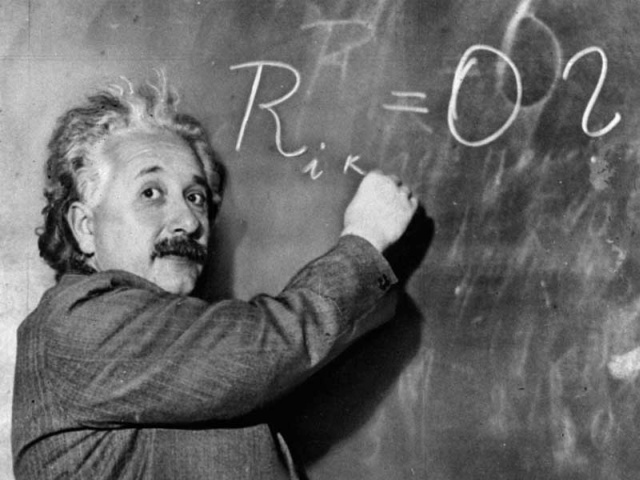
#> input picture CV/MP4/p4/data/blobs/einstein.jpg, 640 x 480 px, found by its file name
$ jupyter execute --allow-errors CheckBlob.ipynb   (shell and % lines are left out)
#> lines starting #> are read from the running program, lines starting #| are printed output that depends on the picture
### CV/MP4/package_backup/code1/utils.py
import numpy as np
import os
import errno
import matplotlib.pyplot as plt
from skimage.feature import plot_matches


# [10 lines left out: function showMatches, not called in this run]


def imread(path):
#> called with path = '../data/blobs/einstein.jpg'
    img = plt.imread(path).astype(float)
#> img: shape (480, 640, 3) float64; min 0, max 255, mean 104.2

    #Remove alpha channel if it exists
    if img.ndim > 2 and img.shape[2] == 4:
        img = img[:, :, 0:3]
    #Puts images values in range [0,1]
    if img.max() > 1.0:
        img /= 255.0
#> call 2 of imread, with path = '../data/blobs/butterfly.jpg'
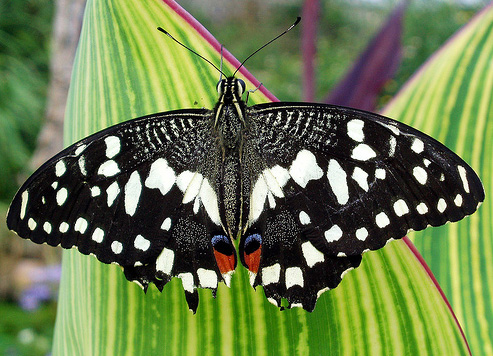
#> input picture CV/MP4/p4/data/blobs/butterfly.jpg, 493 x 356 px, found by its file name

    return img


# [26 lines left out: functions mkdir, gaussian, not called in this run]

### CV/MP4/package_backup/soft_b_nov16/backup2/CheckBlob.ipynb
[cell 1]
import os
import numpy as np
import matplotlib.pyplot as plt
from utils import imread, showMatches
from detectBlobs import detectBlobs
from drawBlobs import drawBlobs
from skimage.color import rgb2gray
from scipy.ndimage.filters import convolve
from compute_sift import compute_sift
from computeMatches import computeMatches
from mergeImages import mergeImages
from ransac import ransac
import sys

[cell 2]
import numpy as np
from skimage.color import rgb2gray
from scipy.ndimage.filters import convolve
import sys

def laplacian_of_gaussian_filter11(sigma):
    cutoff = sys.float_info.epsilon
    half_size = (np.round(4*sigma) + 1)/2 if np.round(4*sigma) % 2 == 0 else np.round(4*sigma)/2
    x, y = np.meshgrid(np.arange(-half_size, half_size+1), np.arange(-half_size, half_size+1))

    exp_term=np.exp(-(np.power(x, 2) + np.power(y,2)) / 2*np.power(sigma, 2))
    exp_term[exp_term < sys.float_info.epsilon * exp_term.max()] = 0
    exp_term = exp_term if exp_term.sum() == 0 else exp_term/exp_term.sum()
    kernel = -((np.power(x, 2) + np.power(y,2) - 2*np.power(sigma, 2)) / np.power(sigma, 2))
    kernel *= exp_term
    kernel -= kernel.mean()
    return kernel

def create_scale_space(gray_image, sigma_scale_factor, initial_sigma, level):
    h,w = np.shape(gray_image)
    scale_space = np.zeros((h,w,level))
    sigma = [0]*(level+1)
    sigma[0] = initial_sigma
    for i in range(0,level):
        filter = laplacian_of_gaussian_filter11(sigma[i])
        print ("Convolving for level = {}".format(i))
        scale_space[:,:,i] = np.square(convolve(gray_image, filter))
        sigma[i+1] = sigma[i]*sigma_scale_factor
    return scale_space, sigma

def max_scaled_spaces(scale_spaces, i, j, l1, l2):
    h, w = scale_spaces[:, :, 0].shape
    search_over = [(0, 1), (0, -1), (1, 1), (1, -1), (-1, 1), (-1, -1), (1, 0), (-1, 0)]
    flag = True
    for _i, _j in search_over:
        if (i+_i in range(h)) and (j+_j in range(w)):
            if scale_spaces[i+_i, j+_j, l2] >= scale_spaces[i, j, l1]:
                flag = False
    return flag

def non_max_suppression_blobs(scale_spaces, scaling, sigma, level_, cutoff=0.003):
    scale_spaces_max = scale_spaces.copy()
    h, w = scale_spaces_max[:, :, 0].shape
    kernel = [int(np.ceil(s)) for s in sigma]
    blob_location = []
    for le in range(0, level_):
        print ("Iterating for Level={}".format(le))
        curr = kernel[le]
        scale_spaces_max[-curr:, -curr:, le] = 0
        scale_spaces_max[:curr, :curr, le] = 0
        for i in range(curr+1, (h - curr - 1)):
            for j in range(curr+1, (w - curr - 1)):
                if scale_spaces[i, j, le] < cutoff:
                    continue
                curr_flag = max_scaled_spaces(scale_spaces, i, j, le, le)
                lower_flag = (le > 0) and scale_spaces[i, j, le-1] < scale_spaces[i, j, le] and max_scaled_spaces(scale_spaces, i, j, le, le-1)
                upper_flag = (le < level_-1) and scale_spaces[i, j, le+1] < scale_spaces[i, j, le]  and max_scaled_spaces(scale_spaces, i, j, le, le+1)
                if curr_flag and lower_flag and upper_flag:
                    blob_location.append([i, j, le, scale_spaces[i, j, le]])
                    scale_spaces_max[i, j, le] = 1
    blobs = np.zeros((len(blob_location), 5))
    i = 0
    for item in blob_location:
        x, y = item[0], item[1]
        radius = sigma[item[2]]
        score = item[3]
        blobs[i] = [y, x, radius, -1, score] #(x, y, radius, angle, score)
        i+=1
    return blobs

def detectBlobs(im, param={}):
    #Default Params
    default_cutoff, default_sigma, default_level, default_scaling = 0.001, 1.2, 13, np.sqrt(1.8)
    cutoff = param.get("cutoff") if param.get("cutoff") is not None else default_cutoff
#> cutoff = 0.001
    sigma_seed = param.get("sigma_seed") if param.get("sigma_seed") is not None else default_sigma
#> sigma_seed = 1.2
    level = param.get("level") if param.get("level") is not None else default_level
#> level = 14
    scaling = param.get("scaling") if param.get("scaling") is not None else default_scaling
#> scaling = 1.34
    processed_im = rgb2gray(rgb2gray(im))
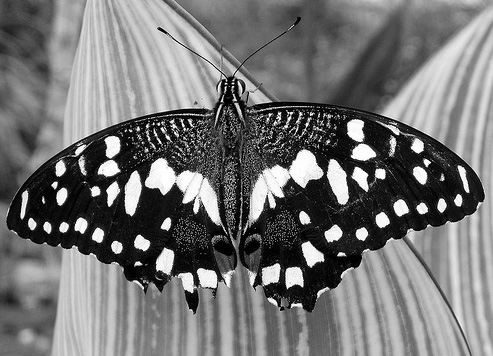
#> processed_im: shape (356, 493) float64; min 0, max 1, mean 0.457
    scale_space, sigma = create_scale_space(processed_im, scaling, sigma_seed, level)
#> in create_scale_space, `sigma = [0]*(level+1)`: sigma = [0, 0, 0, 0, 0, 0, 0, 0, 0, 0, 0, 0, 0, 0, 0]
#> the loop in create_scale_space, `for i in range(0,level):` made 13 passes
#> half_size in laplacian_of_gaussian_filter11 on passes 2 to 13: 3.5, 4.5, 6.5, 8.5, 10.5, 14.5, 19.5, 25.5, 34.5, 45.5, 61.5, 81.5
#> after the loop in create_scale_space, `for i in range(0,level):`: sigma = [1.2, 1.61, 2.16, 2.9, 3.89, 5.22, 7, 9.39, 12.6, 16.9, 22.67, 30.42, 40.81, 0, 0]
    blobs = non_max_suppression_blobs(scale_space, scaling, sigma, level, cutoff)
    return blobs
